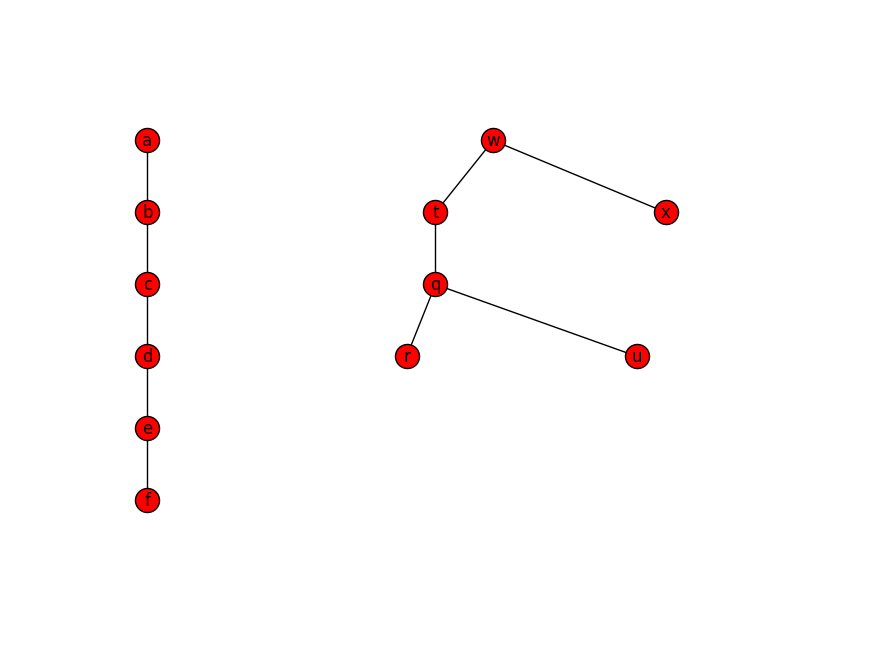

Write Python code to recreate this figure.
#!/usr/bin/env python
# -*- coding: utf-8 -*-

import networkx as nx
import matplotlib.pyplot as plt
from networkx.drawing.nx_agraph import graphviz_layout


"""
Draw trees with pygraphviz
"""

def main():
    # Create a directed graph
    G = nx.DiGraph()

    # An example
    l=[ ('a','b'),
        ('b','c'),
        ('c','d'),
        ('d','e'),
        ('e','f'),
        ('w','x'),
        ('w','t'),
        ('t','q'),
        ('q','r'),
        ('q','u')]

    # Build up a graph
    for t in l:
        G.add_edge(t[0], t[1])

    # Plot trees
    pos = graphviz_layout(G, prog='dot')
    nx.draw(G, pos, with_labels=True, arrows=False)

    plt.savefig('draw_trees_with_pygraphviz.png', bbox_inches='tight')   
    plt.show()

if __name__ == '__main__':
    main()

